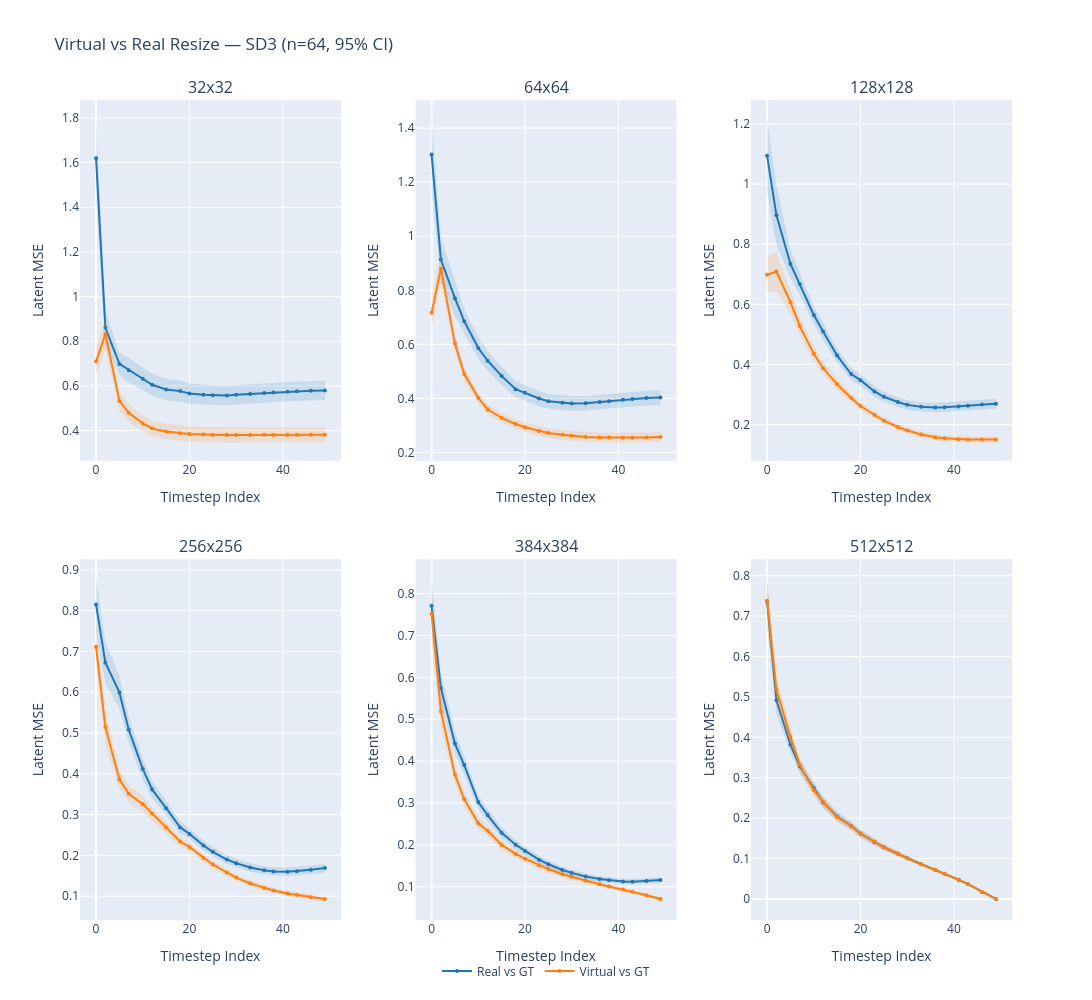

The cell this chart's notebook holds for it:
### Code cell
from scipy import stats
import numpy as np
import plotly.graph_objects as go
from plotly.subplots import make_subplots
import pickle

with open("virtual_vs_real_resize_experiment_results.pkl", "rb") as f:
    vr_results = pickle.load(f)

image_sizes = [32, 64, 128, 256, 384, 512]
metrics = [
    ("real_vs_gt",    "Real vs GT",    "#1f77b4"),
    ("virtual_vs_gt", "Virtual vs GT", "#ff7f0e"),
]
t_values = sorted(vr_results[image_sizes[0]].keys())

n_cols = 3
n_rows = len(image_sizes) // n_cols
fig = make_subplots(
    rows=n_rows, cols=n_cols,
    subplot_titles=[f"{s}x{s}" for s in image_sizes],
    horizontal_spacing=0.08,
    vertical_spacing=0.12,
)

for idx, size in enumerate(image_sizes):
    row, col = divmod(idx, n_cols)
    row += 1; col += 1
    for metric_key, metric_label, color in metrics:
        means, ci_lo, ci_hi = [], [], []
        for t in t_values:
            vals = np.array([entry[metric_key] for entry in vr_results[size][t]])
            m = np.mean(vals)
            se = stats.sem(vals)
            ci = se * stats.t.ppf(0.975, len(vals) - 1)
            means.append(m)
            ci_lo.append(m - ci)
            ci_hi.append(m + ci)

        rgb = f'{int(color[1:3],16)},{int(color[3:5],16)},{int(color[5:7],16)}'
        show_legend = idx == 0
        fig.add_trace(go.Scatter(
            x=t_values, y=means, mode='lines+markers',
            name=metric_label, legendgroup=metric_label,
            line=dict(color=color), marker=dict(size=4),
            showlegend=show_legend,
        ), row=row, col=col)
        fig.add_trace(go.Scatter(
            x=t_values + t_values[::-1],
            y=ci_hi + ci_lo[::-1],
            fill='toself',
            fillcolor=f'rgba({rgb},0.15)',
            line=dict(color='rgba(0,0,0,0)'),
            showlegend=False, legendgroup=metric_label,
        ), row=row, col=col)
    fig.update_xaxes(title_text="Timestep Index", row=row, col=col)
    fig.update_yaxes(title_text="Latent MSE", row=row, col=col)

fig.update_layout(
    title="Virtual vs Real Resize — SD3 (n=64, 95% CI)",
    height=500 * n_rows, width=1100,
    legend=dict(orientation="h", yanchor="bottom", y=-0.08, xanchor="center", x=0.5),
    hovermode='x unified',
)
fig.show()

### Figure 1 — Plotly figure (JSON) as saved in the notebook; plotly's stock layout.template omitted (floating-point values rounded to 4 significant figures)
{"data": [{"legendgroup": "Real vs GT", "line": {"color": "#1f77b4"}, "marker": {"size": 4}, "mode": "lines+markers", "name": "Real vs GT", "showlegend": true, "type": "scatter", "x": [0, 2, 5, 7, 10, 12, 15, 18, 20, 23, 25, 28, 30, 33, 36, 38, 41, 43, 46, 49], "xaxis": "x", "y": [1.619, 0.86, 0.6986, 0.6703, 0.6321, 0.6051, 0.5843, 0.5767, 0.5657, 0.5605, 0.5587, 0.5572, 0.5604, 0.5641, 0.5679, 0.5709, 0.5743, 0.5764, 0.5785, 0.5796], "yaxis": "y"}, {"fill": "toself", "fillcolor": "rgba(31,119,180,0.15)", "legendgroup": "Real vs GT", "line": {"color": "rgba(0,0,0,0)"}, "showlegend": false, "type": "scatter", "x": [0, 2, 5, 7, 10, 12, 15, 18, 20, 23, 25, 28, 30, 33, 36, 38, 41, 43, 46, 49, 49, 46, 43, 41, 38, 36, 33, 30, 28, 25, 23, 20, 18, 15, 12, 10, 7, 5, 2, 0], "xaxis": "x", "y": [1.8, 0.9402, 0.7472, 0.7265, 0.6823, 0.654, 0.6326, 0.6244, 0.6113, 0.6054, 0.603, 0.6011, 0.6039, 0.6075, 0.6111, 0.614, 0.6174, 0.6194, 0.6214, 0.6226, 0.5366, 0.5355, 0.5333, 0.5313, 0.5279, 0.5246, 0.5207, 0.5169, 0.5134, 0.5145, 0.5157, 0.5202, 0.5291, 0.5361, 0.5563, 0.5819, 0.6142, 0.65, 0.7799, 1.438], "yaxis": "y"}, {"legendgroup": "Virtual vs GT", "line": {"color": "#ff7f0e"}, "marker": {"size": 4}, "mode": "lines+markers", "name": "Virtual vs GT", "showlegend": true, "type": "scatter", "x": [0, 2, 5, 7, 10, 12, 15, 18, 20, 23, 25, 28, 30, 33, 36, 38, 41, 43, 46, 49], "xaxis": "x", "y": [0.7094, 0.8318, 0.5329, 0.4796, 0.432, 0.4095, 0.396, 0.3882, 0.3842, 0.3822, 0.3807, 0.3807, 0.3806, 0.3803, 0.381, 0.3803, 0.3805, 0.3802, 0.3808, 0.3816], "yaxis": "y"}, {"fill": "toself", "fillcolor": "rgba(255,127,14,0.15)", "legendgroup": "Virtual vs GT", "line": {"color": "rgba(0,0,0,0)"}, "showlegend": false, "type": "scatter", "x": [0, 2, 5, 7, 10, 12, 15, 18, 20, 23, 25, 28, 30, 33, 36, 38, 41, 43, 46, 49, 49, 46, 43, 41, 38, 36, 33, 30, 28, 25, 23, 20, 18, 15, 12, 10, 7, 5, 2, 0], "xaxis": "x", "y": [0.7772, 0.8994, 0.5743, 0.5183, 0.4678, 0.444, 0.4303, 0.4228, 0.4183, 0.4173, 0.4154, 0.4156, 0.4157, 0.4152, 0.416, 0.4151, 0.4153, 0.4149, 0.4154, 0.4163, 0.3469, 0.3461, 0.3456, 0.3457, 0.3455, 0.3459, 0.3454, 0.3455, 0.3458, 0.3461, 0.3472, 0.35, 0.3535, 0.3617, 0.3749, 0.3963, 0.4408, 0.4915, 0.7642, 0.6417], "yaxis": "y"}, {"legendgroup": "Real vs GT", "line": {"color": "#1f77b4"}, "marker": {"size": 4}, "mode": "lines+markers", "name": "Real vs GT", "showlegend": false, "type": "scatter", "x": [0, 2, 5, 7, 10, 12, 15, 18, 20, 23, 25, 28, 30, 33, 36, 38, 41, 43, 46, 49], "xaxis": "x2", "y": [1.302, 0.9135, 0.7708, 0.6853, 0.5864, 0.5396, 0.483, 0.4344, 0.4207, 0.3996, 0.3895, 0.3844, 0.3817, 0.3823, 0.3865, 0.3898, 0.3948, 0.3978, 0.4013, 0.403], "yaxis": "y2"}, {"fill": "toself", "fillcolor": "rgba(31,119,180,0.15)", "legendgroup": "Real vs GT", "line": {"color": "rgba(0,0,0,0)"}, "showlegend": false, "type": "scatter", "x": [0, 2, 5, 7, 10, 12, 15, 18, 20, 23, 25, 28, 30, 33, 36, 38, 41, 43, 46, 49, 49, 46, 43, 41, 38, 36, 33, 30, 28, 25, 23, 20, 18, 15, 12, 10, 7, 5, 2, 0], "xaxis": "x2", "y": [1.437, 0.9929, 0.8373, 0.7286, 0.6262, 0.5756, 0.5175, 0.4641, 0.4499, 0.4276, 0.4169, 0.4119, 0.4089, 0.4094, 0.4136, 0.417, 0.4218, 0.4249, 0.4285, 0.4302, 0.3758, 0.3741, 0.3707, 0.3678, 0.3627, 0.3593, 0.3552, 0.3545, 0.3568, 0.362, 0.3715, 0.3915, 0.4047, 0.4484, 0.5037, 0.5465, 0.642, 0.7042, 0.8342, 1.167], "yaxis": "y2"}, {"legendgroup": "Virtual vs GT", "line": {"color": "#ff7f0e"}, "marker": {"size": 4}, "mode": "lines+markers", "name": "Virtual vs GT", "showlegend": false, "type": "scatter", "x": [0, 2, 5, 7, 10, 12, 15, 18, 20, 23, 25, 28, 30, 33, 36, 38, 41, 43, 46, 49], "xaxis": "x2", "y": [0.7167, 0.8795, 0.603, 0.49, 0.4021, 0.3601, 0.328, 0.3054, 0.2936, 0.2799, 0.272, 0.2654, 0.2618, 0.2578, 0.2557, 0.2552, 0.2543, 0.2546, 0.2556, 0.2572], "yaxis": "y2"}, {"fill": "toself", "fillcolor": "rgba(255,127,14,0.15)", "legendgroup": "Virtual vs GT", "line": {"color": "rgba(0,0,0,0)"}, "showlegend": false, "type": "scatter", "x": [0, 2, 5, 7, 10, 12, 15, 18, 20, 23, 25, 28, 30, 33, 36, 38, 41, 43, 46, 49, 49, 46, 43, 41, 38, 36, 33, 30, 28, 25, 23, 20, 18, 15, 12, 10, 7, 5, 2, 0], "xaxis": "x2", "y": [0.7761, 0.9368, 0.6386, 0.5156, 0.4226, 0.3788, 0.3458, 0.3229, 0.3114, 0.2976, 0.2899, 0.2835, 0.28, 0.2761, 0.2739, 0.2735, 0.2726, 0.2728, 0.2739, 0.2755, 0.2388, 0.2372, 0.2363, 0.2361, 0.2369, 0.2375, 0.2394, 0.2436, 0.2472, 0.2541, 0.2623, 0.2758, 0.2878, 0.3102, 0.3413, 0.3817, 0.4644, 0.5674, 0.8222, 0.6574], "yaxis": "y2"}, {"legendgroup": "Real vs GT", "line": {"color": "#1f77b4"}, "marker": {"size": 4}, "mode": "lines+markers", "name": "Real vs GT", "showlegend": false, "type": "scatter", "x": [0, 2, 5, 7, 10, 12, 15, 18, 20, 23, 25, 28, 30, 33, 36, 38, 41, 43, 46, 49], "xaxis": "x3", "y": [1.095, 0.8964, 0.7342, 0.6673, 0.5644, 0.5099, 0.4294, 0.368, 0.3478, 0.31, 0.2925, 0.275, 0.2655, 0.2592, 0.2568, 0.2578, 0.2602, 0.2623, 0.2664, 0.2691], "yaxis": "y3"}, {"fill": "toself", "fillcolor": "rgba(31,119,180,0.15)", "legendgroup": "Real vs GT", "line": {"color": "rgba(0,0,0,0)"}, "showlegend": false, "type": "scatter", "x": [0, 2, 5, 7, 10, 12, 15, 18, 20, 23, 25, 28, 30, 33, 36, 38, 41, 43, 46, 49, 49, 46, 43, 41, 38, 36, 33, 30, 28, 25, 23, 20, 18, 15, 12, 10, 7, 5, 2, 0], "xaxis": "x3", "y": [1.22, 0.9945, 0.7817, 0.7052, 0.5927, 0.5399, 0.4524, 0.3882, 0.3677, 0.3278, 0.3091, 0.291, 0.2814, 0.2751, 0.2729, 0.274, 0.2769, 0.279, 0.2832, 0.2859, 0.2523, 0.2496, 0.2456, 0.2436, 0.2416, 0.2407, 0.2433, 0.2496, 0.259, 0.2759, 0.2923, 0.3279, 0.3478, 0.4064, 0.4798, 0.5361, 0.6294, 0.6866, 0.7983, 0.9692], "yaxis": "y3"}, {"legendgroup": "Virtual vs GT", "line": {"color": "#ff7f0e"}, "marker": {"size": 4}, "mode": "lines+markers", "name": "Virtual vs GT", "showlegend": false, "type": "scatter", "x": [0, 2, 5, 7, 10, 12, 15, 18, 20, 23, 25, 28, 30, 33, 36, 38, 41, 43, 46, 49], "xaxis": "x3", "y": [0.6984, 0.7093, 0.607, 0.5276, 0.4353, 0.3873, 0.3339, 0.2883, 0.2617, 0.2315, 0.2127, 0.1918, 0.1803, 0.1669, 0.1576, 0.1541, 0.1509, 0.1499, 0.1499, 0.1505], "yaxis": "y3"}, {"fill": "toself", "fillcolor": "rgba(255,127,14,0.15)", "legendgroup": "Virtual vs GT", "line": {"color": "rgba(0,0,0,0)"}, "showlegend": false, "type": "scatter", "x": [0, 2, 5, 7, 10, 12, 15, 18, 20, 23, 25, 28, 30, 33, 36, 38, 41, 43, 46, 49, 49, 46, 43, 41, 38, 36, 33, 30, 28, 25, 23, 20, 18, 15, 12, 10, 7, 5, 2, 0], "xaxis": "x3", "y": [0.7581, 0.774, 0.6467, 0.5596, 0.4596, 0.409, 0.3518, 0.3024, 0.2746, 0.2434, 0.224, 0.2027, 0.191, 0.1775, 0.1681, 0.1646, 0.1615, 0.1604, 0.1605, 0.1611, 0.14, 0.1394, 0.1394, 0.1404, 0.1436, 0.1471, 0.1564, 0.1696, 0.181, 0.2015, 0.2196, 0.2488, 0.2742, 0.316, 0.3655, 0.411, 0.4956, 0.5672, 0.6445, 0.6387], "yaxis": "y3"}, {"legendgroup": "Real vs GT", "line": {"color": "#1f77b4"}, "marker": {"size": 4}, "mode": "lines+markers", "name": "Real vs GT", "showlegend": false, "type": "scatter", "x": [0, 2, 5, 7, 10, 12, 15, 18, 20, 23, 25, 28, 30, 33, 36, 38, 41, 43, 46, 49], "xaxis": "x4", "y": [0.8151, 0.6724, 0.5997, 0.5083, 0.4122, 0.3618, 0.3158, 0.2687, 0.2528, 0.2244, 0.2088, 0.1899, 0.181, 0.1704, 0.1637, 0.1608, 0.1599, 0.1611, 0.1646, 0.1689], "yaxis": "y4"}, {"fill": "toself", "fillcolor": "rgba(31,119,180,0.15)", "legendgroup": "Real vs GT", "line": {"color": "rgba(0,0,0,0)"}, "showlegend": false, "type": "scatter", "x": [0, 2, 5, 7, 10, 12, 15, 18, 20, 23, 25, 28, 30, 33, 36, 38, 41, 43, 46, 49, 49, 46, 43, 41, 38, 36, 33, 30, 28, 25, 23, 20, 18, 15, 12, 10, 7, 5, 2, 0], "xaxis": "x4", "y": [0.8821, 0.7238, 0.6392, 0.5405, 0.438, 0.3829, 0.3331, 0.2839, 0.266, 0.2364, 0.2202, 0.2011, 0.1916, 0.1806, 0.1741, 0.171, 0.1703, 0.1716, 0.1753, 0.1796, 0.1583, 0.154, 0.1506, 0.1495, 0.1505, 0.1533, 0.1602, 0.1704, 0.1788, 0.1973, 0.2123, 0.2396, 0.2536, 0.2984, 0.3408, 0.3863, 0.4761, 0.5602, 0.6211, 0.748], "yaxis": "y4"}, {"legendgroup": "Virtual vs GT", "line": {"color": "#ff7f0e"}, "marker": {"size": 4}, "mode": "lines+markers", "name": "Virtual vs GT", "showlegend": false, "type": "scatter", "x": [0, 2, 5, 7, 10, 12, 15, 18, 20, 23, 25, 28, 30, 33, 36, 38, 41, 43, 46, 49], "xaxis": "x4", "y": [0.7117, 0.5142, 0.3864, 0.3512, 0.3258, 0.3023, 0.2683, 0.234, 0.2208, 0.1937, 0.1779, 0.1581, 0.1456, 0.1316, 0.1199, 0.114, 0.1064, 0.1026, 0.09767, 0.09324], "yaxis": "y4"}, {"fill": "toself", "fillcolor": "rgba(255,127,14,0.15)", "legendgroup": "Virtual vs GT", "line": {"color": "rgba(0,0,0,0)"}, "showlegend": false, "type": "scatter", "x": [0, 2, 5, 7, 10, 12, 15, 18, 20, 23, 25, 28, 30, 33, 36, 38, 41, 43, 46, 49, 49, 46, 43, 41, 38, 36, 33, 30, 28, 25, 23, 20, 18, 15, 12, 10, 7, 5, 2, 0], "xaxis": "x4", "y": [0.7707, 0.5552, 0.4097, 0.3723, 0.3449, 0.3182, 0.2823, 0.2461, 0.2316, 0.2035, 0.1871, 0.1663, 0.1535, 0.1389, 0.127, 0.1209, 0.1131, 0.1093, 0.1041, 0.09955, 0.08693, 0.09123, 0.09601, 0.09968, 0.107, 0.1128, 0.1242, 0.1377, 0.1499, 0.1687, 0.184, 0.2099, 0.222, 0.2543, 0.2864, 0.3067, 0.3301, 0.3632, 0.4732, 0.6528], "yaxis": "y4"}, {"legendgroup": "Real vs GT", "line": {"color": "#1f77b4"}, "marker": {"size": 4}, "mode": "lines+markers", "name": "Real vs GT", "showlegend": false, "type": "scatter", "x": [0, 2, 5, 7, 10, 12, 15, 18, 20, 23, 25, 28, 30, 33, 36, 38, 41, 43, 46, 49], "xaxis": "x5", "y": [0.7706, 0.5744, 0.4418, 0.3904, 0.3022, 0.2711, 0.2288, 0.2004, 0.1856, 0.1646, 0.1537, 0.1399, 0.1331, 0.1244, 0.1185, 0.1156, 0.1127, 0.1122, 0.1135, 0.1161], "yaxis": "y5"}, {"fill": "toself", "fillcolor": "rgba(31,119,180,0.15)", "legendgroup": "Real vs GT", "line": {"color": "rgba(0,0,0,0)"}, "showlegend": false, "type": "scatter", "x": [0, 2, 5, 7, 10, 12, 15, 18, 20, 23, 25, 28, 30, 33, 36, 38, 41, 43, 46, 49, 49, 46, 43, 41, 38, 36, 33, 30, 28, 25, 23, 20, 18, 15, 12, 10, 7, 5, 2, 0], "xaxis": "x5", "y": [0.8388, 0.6109, 0.4693, 0.4129, 0.3185, 0.2863, 0.2421, 0.2117, 0.1956, 0.1737, 0.1622, 0.1478, 0.1405, 0.1314, 0.1254, 0.1224, 0.1195, 0.119, 0.1204, 0.123, 0.1092, 0.1066, 0.1054, 0.1059, 0.1089, 0.1116, 0.1175, 0.1257, 0.1321, 0.1452, 0.1556, 0.1756, 0.1891, 0.2155, 0.256, 0.2858, 0.3679, 0.4143, 0.5378, 0.7023], "yaxis": "y5"}, {"legendgroup": "Virtual vs GT", "line": {"color": "#ff7f0e"}, "marker": {"size": 4}, "mode": "lines+markers", "name": "Virtual vs GT", "showlegend": false, "type": "scatter", "x": [0, 2, 5, 7, 10, 12, 15, 18, 20, 23, 25, 28, 30, 33, 36, 38, 41, 43, 46, 49], "xaxis": "x5", "y": [0.7519, 0.5186, 0.3676, 0.3088, 0.2516, 0.2338, 0.1998, 0.1784, 0.1669, 0.1511, 0.1423, 0.13, 0.1238, 0.1142, 0.1059, 0.1008, 0.09346, 0.08829, 0.07955, 0.07088], "yaxis": "y5"}, {"fill": "toself", "fillcolor": "rgba(255,127,14,0.15)", "legendgroup": "Virtual vs GT", "line": {"color": "rgba(0,0,0,0)"}, "showlegend": false, "type": "scatter", "x": [0, 2, 5, 7, 10, 12, 15, 18, 20, 23, 25, 28, 30, 33, 36, 38, 41, 43, 46, 49, 49, 46, 43, 41, 38, 36, 33, 30, 28, 25, 23, 20, 18, 15, 12, 10, 7, 5, 2, 0], "xaxis": "x5", "y": [0.8164, 0.5577, 0.3893, 0.3265, 0.2654, 0.2473, 0.2118, 0.1888, 0.1766, 0.1598, 0.1504, 0.1377, 0.1311, 0.1211, 0.1124, 0.107, 0.09919, 0.09374, 0.08459, 0.07566, 0.06609, 0.0745, 0.08284, 0.08772, 0.09462, 0.09952, 0.1073, 0.1164, 0.1224, 0.1341, 0.1423, 0.1573, 0.168, 0.1878, 0.2204, 0.2379, 0.2911, 0.3458, 0.4796, 0.6875], "yaxis": "y5"}, {"legendgroup": "Real vs GT", "line": {"color": "#1f77b4"}, "marker": {"size": 4}, "mode": "lines+markers", "name": "Real vs GT", "showlegend": false, "type": "scatter", "x": [0, 2, 5, 7, 10, 12, 15, 18, 20, 23, 25, 28, 30, 33, 36, 38, 41, 43, 46, 49], "xaxis": "x6", "y": [0.7355, 0.4917, 0.3817, 0.3279, 0.2744, 0.239, 0.2039, 0.1809, 0.1619, 0.1402, 0.1277, 0.1117, 0.1006, 0.08598, 0.07216, 0.06262, 0.04762, 0.03658, 0.01742, 8.908e-05], "yaxis": "y6"}, {"fill": "toself", "fillcolor": "rgba(31,119,180,0.15)", "legendgroup": "Real vs GT", "line": {"color": "rgba(0,0,0,0)"}, "showlegend": false, "type": "scatter", "x": [0, 2, 5, 7, 10, 12, 15, 18, 20, 23, 25, 28, 30, 33, 36, 38, 41, 43, 46, 49, 49, 46, 43, 41, 38, 36, 33, 30, 28, 25, 23, 20, 18, 15, 12, 10, 7, 5, 2, 0], "xaxis": "x6", "y": [0.796, 0.5262, 0.4006, 0.3454, 0.2892, 0.2521, 0.2162, 0.1915, 0.1715, 0.1488, 0.1352, 0.1183, 0.1064, 0.09098, 0.07624, 0.06606, 0.05011, 0.03837, 0.01808, 8.958e-05, 8.857e-05, 0.01675, 0.03479, 0.04512, 0.05918, 0.06807, 0.08098, 0.09479, 0.1051, 0.1203, 0.1317, 0.1524, 0.1703, 0.1917, 0.2258, 0.2595, 0.3103, 0.3628, 0.4571, 0.6749], "yaxis": "y6"}, {"legendgroup": "Virtual vs GT", "line": {"color": "#ff7f0e"}, "marker": {"size": 4}, "mode": "lines+markers", "name": "Virtual vs GT", "showlegend": false, "type": "scatter", "x": [0, 2, 5, 7, 10, 12, 15, 18, 20, 23, 25, 28, 30, 33, 36, 38, 41, 43, 46, 49], "xaxis": "x6", "y": [0.7379, 0.5181, 0.401, 0.3316, 0.2693, 0.2405, 0.2026, 0.1799, 0.1613, 0.1422, 0.128, 0.1125, 0.1006, 0.08578, 0.07216, 0.06245, 0.04766, 0.03662, 0.01741, 8.916e-05], "yaxis": "y6"}, {"fill": "toself", "fillcolor": "rgba(255,127,14,0.15)", "legendgroup": "Virtual vs GT", "line": {"color": "rgba(0,0,0,0)"}, "showlegend": false, "type": "scatter", "x": [0, 2, 5, 7, 10, 12, 15, 18, 20, 23, 25, 28, 30, 33, 36, 38, 41, 43, 46, 49, 49, 46, 43, 41, 38, 36, 33, 30, 28, 25, 23, 20, 18, 15, 12, 10, 7, 5, 2, 0], "xaxis": "x6", "y": [0.794, 0.5555, 0.4209, 0.3499, 0.2843, 0.2544, 0.2139, 0.1907, 0.1709, 0.1505, 0.1357, 0.1192, 0.1065, 0.09076, 0.07624, 0.06591, 0.05015, 0.03843, 0.01808, 8.967e-05, 8.866e-05, 0.01674, 0.0348, 0.04517, 0.059, 0.06808, 0.08081, 0.09464, 0.1059, 0.1204, 0.1339, 0.1518, 0.1692, 0.1912, 0.2266, 0.2543, 0.3133, 0.3812, 0.4808, 0.6817], "yaxis": "y6"}], "layout": {"annotations": [{"font": {"size": 16}, "showarrow": false, "text": "32x32", "x": 0.14, "xanchor": "center", "xref": "paper", "y": 1, "yanchor": "bottom", "yref": "paper"}, {"font": {"size": 16}, "showarrow": false, "text": "64x64", "x": 0.5, "xanchor": "center", "xref": "paper", "y": 1, "yanchor": "bottom", "yref": "paper"}, {"font": {"size": 16}, "showarrow": false, "text": "128x128", "x": 0.86, "xanchor": "center", "xref": "paper", "y": 1, "yanchor": "bottom", "yref": "paper"}, {"font": {"size": 16}, "showarrow": false, "text": "256x256", "x": 0.14, "xanchor": "center", "xref": "paper", "y": 0.44, "yanchor": "bottom", "yref": "paper"}, {"font": {"size": 16}, "showarrow": false, "text": "384x384", "x": 0.5, "xanchor": "center", "xref": "paper", "y": 0.44, "yanchor": "bottom", "yref": "paper"}, {"font": {"size": 16}, "showarrow": false, "text": "512x512", "x": 0.86, "xanchor": "center", "xref": "paper", "y": 0.44, "yanchor": "bottom", "yref": "paper"}], "height": 1000, "hovermode": "x unified", "legend": {"orientation": "h", "x": 0.5, "xanchor": "center", "y": -0.08, "yanchor": "bottom"}, "title": {"text": "Virtual vs Real Resize — SD3 (n=64, 95% CI)"}, "width": 1100, "xaxis": {"anchor": "y", "domain": [0, 0.28], "title": {"text": "Timestep Index"}}, "xaxis2": {"anchor": "y2", "domain": [0.36, 0.64], "title": {"text": "Timestep Index"}}, "xaxis3": {"anchor": "y3", "domain": [0.72, 1], "title": {"text": "Timestep Index"}}, "xaxis4": {"anchor": "y4", "domain": [0, 0.28], "title": {"text": "Timestep Index"}}, "xaxis5": {"anchor": "y5", "domain": [0.36, 0.64], "title": {"text": "Timestep Index"}}, "xaxis6": {"anchor": "y6", "domain": [0.72, 1], "title": {"text": "Timestep Index"}}, "yaxis": {"anchor": "x", "domain": [0.56, 1], "title": {"text": "Latent MSE"}}, "yaxis2": {"anchor": "x2", "domain": [0.56, 1], "title": {"text": "Latent MSE"}}, "yaxis3": {"anchor": "x3", "domain": [0.56, 1], "title": {"text": "Latent MSE"}}, "yaxis4": {"anchor": "x4", "domain": [0, 0.44], "title": {"text": "Latent MSE"}}, "yaxis5": {"anchor": "x5", "domain": [0, 0.44], "title": {"text": "Latent MSE"}}, "yaxis6": {"anchor": "x6", "domain": [0, 0.44], "title": {"text": "Latent MSE"}}}}
